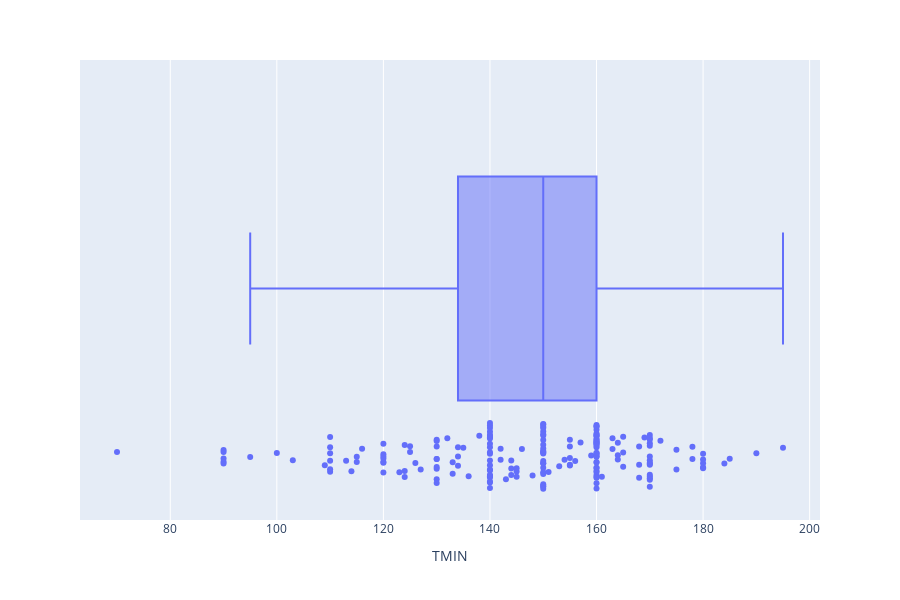

This figure's notebook cell:
### Code cell
weather_box=px.box(weather, x="TMIN", points='all', orientation='h')
weather_box.show()

### Figure 1 — Plotly figure (JSON) as saved in the notebook; plotly's stock layout.template omitted (floating-point values rounded to 4 significant figures; data arrays with more than 128 entries replaced by an {"elided": "..."} marker saying what was removed)
{"data": [{"alignmentgroup": "True", "boxpoints": "all", "hoverlabel": {"namelength": 0}, "hovertemplate": "TMIN=%{x}", "legendgroup": "", "marker": {"color": "#636efa"}, "name": "", "notched": false, "offsetgroup": "", "orientation": "h", "showlegend": false, "type": "box", "x": {"elided": "267 str values"}, "x0": " ", "xaxis": "x", "y0": " ", "yaxis": "y"}], "layout": {"boxmode": "group", "height": 600, "legend": {"tracegroupgap": 0}, "margin": {"t": 60}, "xaxis": {"anchor": "y", "domain": [0, 1], "title": {"text": "TMIN"}}, "yaxis": {"anchor": "x", "domain": [0, 1]}}}
